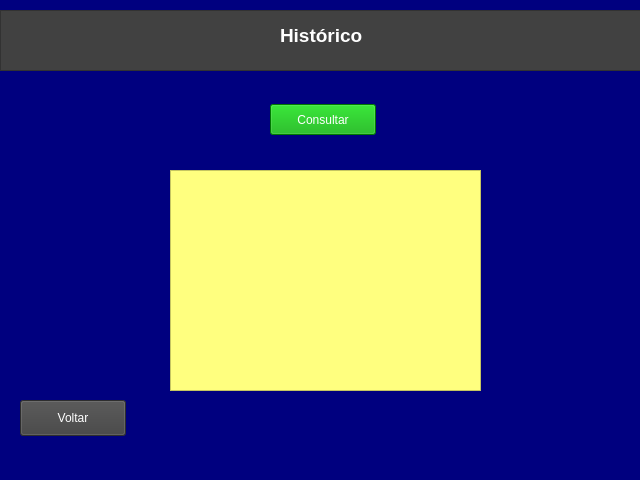
<?xml version="1.0" encoding="UTF-8"?>
<ui version="4.0">
 <class>MainWindow</class>
 <widget class="QMainWindow" name="MainWindow">
  <property name="geometry">
   <rect>
    <x>0</x>
    <y>0</y>
    <width>640</width>
    <height>480</height>
   </rect>
  </property>
  <property name="windowTitle">
   <string>MainWindow</string>
  </property>
  <property name="styleSheet">
   <string notr="true">background-color: rgb(0, 0, 127);</string>
  </property>
  <widget class="QWidget" name="centralwidget">
   <widget class="QPushButton" name="pushButton">
    <property name="geometry">
     <rect>
      <x>270</x>
      <y>104</y>
      <width>106</width>
      <height>31</height>
     </rect>
    </property>
    <property name="styleSheet">
     <string notr="true">background-color: rgb(0, 170, 0);
color: rgb(255, 255, 255);</string>
    </property>
    <property name="text">
     <string>Consultar</string>
    </property>
   </widget>
   <widget class="QFrame" name="frame">
    <property name="geometry">
     <rect>
      <x>0</x>
      <y>10</y>
      <width>651</width>
      <height>61</height>
     </rect>
    </property>
    <property name="styleSheet">
     <string notr="true">background-color: rgb(65, 65, 65);</string>
    </property>
    <property name="frameShape">
     <enum>QFrame::StyledPanel</enum>
    </property>
    <property name="frameShadow">
     <enum>QFrame::Raised</enum>
    </property>
    <widget class="QLabel" name="label">
     <property name="geometry">
      <rect>
       <x>280</x>
       <y>10</y>
       <width>101</width>
       <height>31</height>
      </rect>
     </property>
     <property name="font">
      <font>
       <pointsize>14</pointsize>
       <weight>75</weight>
       <bold>true</bold>
      </font>
     </property>
     <property name="styleSheet">
      <string notr="true">color: rgb(255, 255, 255);</string>
     </property>
     <property name="text">
      <string>Histórico</string>
     </property>
    </widget>
   </widget>
   <widget class="QPushButton" name="pushButton_2">
    <property name="geometry">
     <rect>
      <x>20</x>
      <y>400</y>
      <width>106</width>
      <height>36</height>
     </rect>
    </property>
    <property name="styleSheet">
     <string notr="true">background-color: rgb(65, 65, 65);
color: rgb(255, 255, 255);</string>
    </property>
    <property name="text">
     <string>Voltar</string>
    </property>
   </widget>
   <widget class="QTextBrowser" name="textBrowser">
    <property name="geometry">
     <rect>
      <x>170</x>
      <y>170</y>
      <width>311</width>
      <height>221</height>
     </rect>
    </property>
    <property name="styleSheet">
     <string notr="true">background-color: rgb(255, 255, 127);
color: rgb(0, 0, 0);</string>
    </property>
   </widget>
  </widget>
  <widget class="QStatusBar" name="statusbar"/>
 </widget>
 <resources/>
 <connections/>
</ui>
